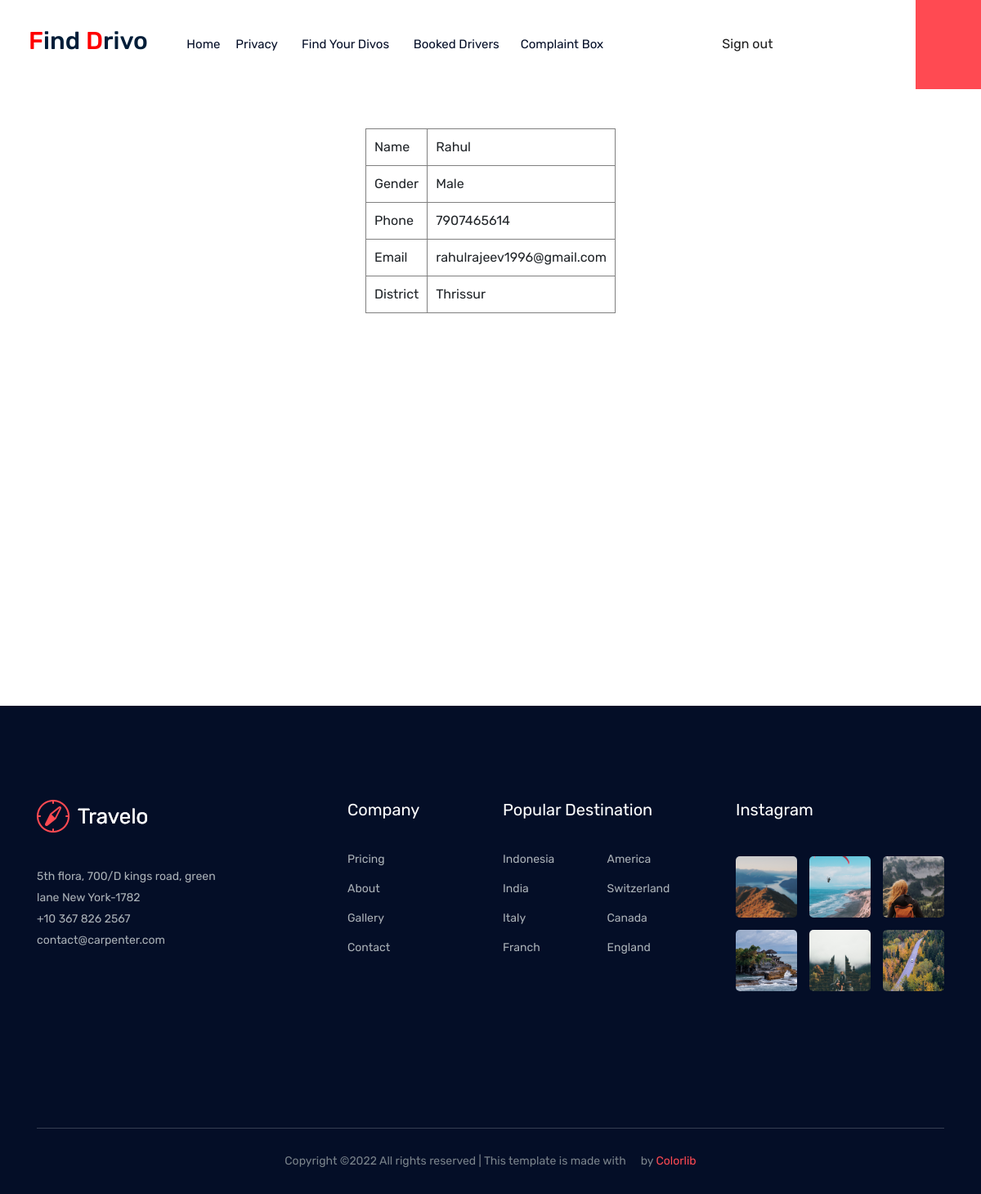
The page /user/viewprofile/ (signed in) on the database its author committed.
### Guest/models.py (models this page shows)
class NewUser(models.Model):
    UserName=models.CharField(max_length=50,null=False)
    UserGender=models.CharField(max_length=10,null=False)
    UserPhone=models.CharField(max_length=13,null=False)
    UserEmail=models.EmailField(unique=True)
    District=models.ForeignKey(District,on_delete=models.CASCADE)
    UserPassword=models.CharField(max_length=50,null=False)

### BasicEntry/models.py (models this page shows)
class District(models.Model):
    DistrictName = models.CharField(max_length=50)
    def __str__(self):
        return self.DistrictName

### User/views.py (the view)
# urls.py: path('viewprofile/',views.viewprofile,name="seeker-viewprofile"),
def viewprofile(request):
    if request.session.has_key("userid"):
        userData=NewUser.objects.get(id=request.session["userid"])
        return render(request,"User/MyProfile.html",{"userData":userData})
    else:
        print("No Session")

### User/templates/User/MyProfile.html (shortened to what this page needs)
<!DOCTYPE html>
<html lang="en">
<head>
    {% include "User/Links.html" %}
</head>
<body>
    {% include "User/Header.html" %}
    <br>
    <br>
    <table align="center" border="1" cellpadding="10" style="border-collapse: collapse;">
        <tr>
            <td>Name</td>
            <td>{{ userData.UserName }}</td>
        </tr>
        <tr>
            <td>Gender</td>
            <td>{{ userData.UserGender }}</td>
        </tr>
        <tr>
            <td>Phone</td>
            <td>{{ userData.UserPhone }}</td>
        </tr>
        <tr>
            <td>Email</td>
            <td>{{ userData.UserEmail }}</td>
        </tr>
        <tr>
            <td>District</td>
            <td>{{ userData.District }}</td>
        </tr>
    </table>
    <br>
    <br>
    <br>
    <br>
    <br>
    <br>
    <br>
    <br>
    <br>
    <br>
    <br>
    <br>
    <br>
    <br>
    <br>
    <br>
    <br>
    <br>
    <br>
    <br>
    {% include "User/Footer.html" %}
</body>
</html>

### rows shown on the page
NewUser: UserName "Rahul", UserGender "Male", UserPhone "7907465614", UserEmail "rahulrajeev1996@gmail.com", District "Thrissur"
